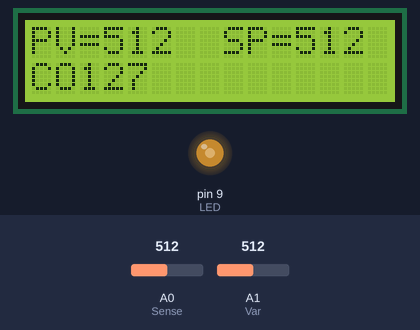
Recording of a sketch running on a simulated Arduino Uno, built with avr-gcc and run on an emulated ATmega328P. Parts: 15×2 character LCD, output pins drawn as LEDs (lit = HIGH). The inputs (shaded band) are chosen by the test bench; at power-on: A1 (Var) = 512, A0 (Sense) = 512. What the sketch prints to the serial monitor is not drawn.

Above: at 1.2 s.
1.3 s: A1 (Var) set to 716
At 1.9 s:
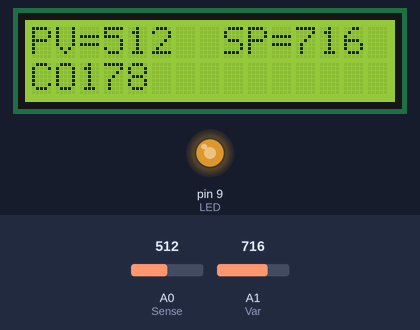
2.8 s: A1 (Var) set to 413
At 4.0 s:
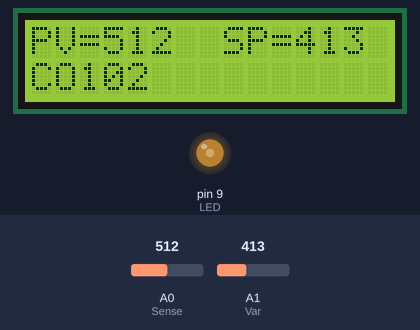
4.3 s: A1 (Var) set to 389
At 5.1 s:
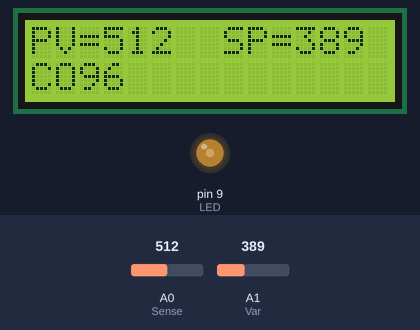
5.8 s: A1 (Var) set to 43
At 7.1 s:
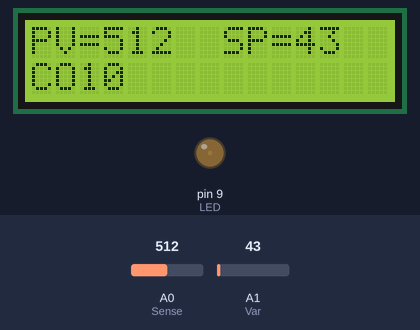
7.4 s: A1 (Var) set to 38
At 8.2 s:
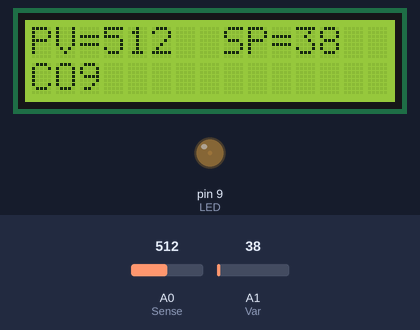
8.9 s: A0 (Sense) set to 716
At 10.0 s:
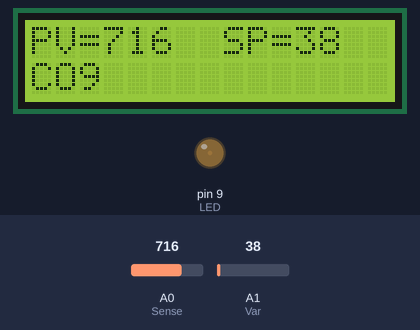
Timing chart, 0 to 11.4 s (numbered marks = the images above; inputs shaded):
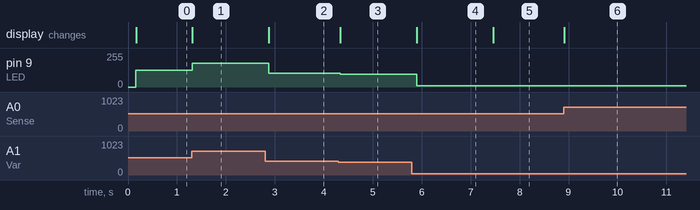

The sketch:

LIAMan.ino
```cpp
/*
LIA
Using the Arduino, create a PID controller.
connect an LED and an LDR that are pointing to each other to the Arduino to control the light from the LED.
*/
#include <LiquidCrystal.h>          // Allows the lcd library to be referenced for new functions
const int rs = 12, en = 11, d4 = 5, d5 = 4, d6 = 3, d7 = 2;
LiquidCrystal lcd(rs, en, d4, d5, d6, d7);

int LED = 9;                              // Pin for the lcd output
int Sense = A0;                           // Resistor sensor input
int Var = A1;                             // Pot Input


void setup() {
  // put your setup code here, to run once:
Serial.begin(9600);                                 // Establish Baud rate for serial monitor
pinMode(LED,OUTPUT);                                // LED is an output
lcd.begin(15,2);                                    // Declare how mnay colums and rows will be used
}

void loop() {
  // put your main code here, to run repeatedly:
delay(100);
int PV = analogRead(Sense);                         // Read the input from the photo resistor
int Set = analogRead(Var);                          // Set point is equal to the Potentiometer
long CO = map(Set, 0, 1023, 0, 255);                // Set the Output to be equal to the ratio of the Potentiometer
analogWrite(LED,CO);                                // Output the value

// Write the CO to the serial monitor and LCD
Serial.print("CO= ");
Serial.print(CO);
lcd.setCursor(0,1);
lcd.print("CO");
lcd.print(CO);
lcd.print(" ");

// Write the PV to the serial monitor and LCD
Serial.print("\t");
Serial.print("PV= ");
Serial.print(PV);
lcd.setCursor(0,0);
lcd.print("PV=");
lcd.print(PV);
lcd.print(" ");

// Write the SP to the serial monitor and LCD
Serial.print("\t");
Serial.print("SP= ");
Serial.println(Set);
lcd.setCursor(8,0);
lcd.print("SP=");
lcd.print(Set);
lcd.print(" ");


}
```

Measured:
- after the input at 1.3 s, pin 9 (LED): 127/255 → 178/255 at once; the display: changes at once (image 1)
- after the input at 2.8 s, pin 9 (LED): 178/255 → 102/255 after 0.08 s; the display: changes after 0.08 s (image 2)
- after the input at 4.3 s, pin 9 (LED): 102/255 → 96/255 at once; the display: changes at once (image 3)
- after the input at 5.8 s, pin 9 (LED): 96/255 → 10/255 after 0.10 s; the display: changes after 0.10 s (image 4)
- after the input at 7.4 s, pin 9 (LED): 10/255 → 9/255 after 0.06 s; the display: changes after 0.06 s (image 5)
- after the input at 8.9 s, the display: changes at once (image 6)
